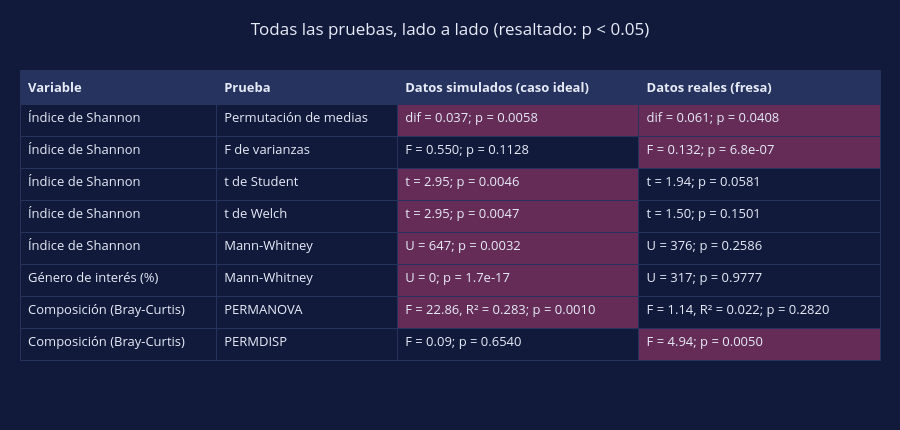

The cell this chart's notebook holds for it:
### Markdown cell above
La muestra alejada es `MD2086`, la misma que tenía el Shannon más bajo: una sola planta explica buena parte de la mayor dispersión del grupo no saludable.

### 4.2 La tabla de resultados

Una tabla también puede ser una figura de Plotly. Se colorean las celdas con p < 0.05 para que los dos casos se comparen de un vistazo.

### Code cell
def pruebas_de_un_caso(x, y, porcentaje_x, porcentaje_y, D, etiquetas):
    "Todas las pruebas de los talleres para un caso: lista de (variable, prueba, estadístico, valor p)."
    dif, _, p_perm = prueba_permutacion(x, y)
    F = x.var(ddof=1) / y.var(ddof=1)
    cola = stats.f.cdf(F, len(x) - 1, len(y) - 1)
    student, welch = stats.ttest_ind(x, y, equal_var=True), stats.ttest_ind(x, y, equal_var=False)
    mw = stats.mannwhitneyu(x, y, alternative="two-sided", method="exact")
    mw_genero = stats.mannwhitneyu(porcentaje_x, porcentaje_y, alternative="two-sided", method="exact")
    F_perm, R2, p_permanova = permanova(D, etiquetas)
    _, F_disp, p_disp = permdisp(D, etiquetas)
    return [("Índice de Shannon", "Permutación de medias", f"dif = {dif:.3f}", p_perm),
            ("Índice de Shannon", "F de varianzas", f"F = {F:.3f}", 2 * min(cola, 1 - cola)),
            ("Índice de Shannon", "t de Student", f"t = {student.statistic:.2f}", student.pvalue),
            ("Índice de Shannon", "t de Welch", f"t = {welch.statistic:.2f}", welch.pvalue),
            ("Índice de Shannon", "Mann-Whitney", f"U = {mw.statistic:.0f}", mw.pvalue),
            ("Género de interés (%)", "Mann-Whitney", f"U = {mw_genero.statistic:.0f}", mw_genero.pvalue),
            ("Composición (Bray-Curtis)", "PERMANOVA", f"F = {F_perm:.2f}, R² = {R2:.3f}", p_permanova),
            ("Composición (Bray-Curtis)", "PERMDISP", f"F = {F_disp:.2f}", p_disp)]

sal_sim, no_sal_sim = (datos_sim.grupo == "Saludable").to_numpy(), (datos_sim.grupo == "No saludable").to_numpy()
sal, no_sal = (datos.grupo == "Saludable").to_numpy(), (datos.grupo == "No saludable").to_numpy()
filas_sim = pruebas_de_un_caso(x_sim, y_sim, pct_sim.loc[patogeno].to_numpy()[sal_sim], pct_sim.loc[patogeno].to_numpy()[no_sal_sim], D_sim, etiquetas_sim)
filas_real = pruebas_de_un_caso(x, y, pct.loc["Fusarium"].to_numpy()[sal], pct.loc["Fusarium"].to_numpy()[no_sal], D, etiquetas)

# Colores de la tabla, tomados del tema: fondo normal, celdas con p < 0.05 resaltadas y cabecera
fondo, resaltado, cabecera, texto = P["panel"], con_alfa(P["alerta"], 0.35), P["rejilla"], P["texto"]
fig_tabla = go.Figure(go.Table(
    columnwidth=[1.3, 1.2, 1.6, 1.6],
    header=dict(values=["<b>Variable</b>", "<b>Prueba</b>", "<b>Datos simulados (caso ideal)</b>", "<b>Datos reales (fresa)</b>"],
                fill_color=cabecera, line_color=P["rejilla"], font=dict(color=texto, size=13), align="left", height=34),
    cells=dict(values=[[f[0] for f in filas_sim], [f[1] for f in filas_sim],
                       [f"{f[2]}; p = {formato_p(f[3])}" for f in filas_sim],
                       [f"{f[2]}; p = {formato_p(f[3])}" for f in filas_real]],
               # un color por celda: las dos primeras columnas, fondo normal; las otras dos, según su valor p
               fill_color=[[fondo] * 8, [fondo] * 8,
                           [resaltado if f[3] < 0.05 else fondo for f in filas_sim],
                           [resaltado if f[3] < 0.05 else fondo for f in filas_real]],
               line_color=P["rejilla"], font=dict(color=texto, size=13), align="left", height=32)))
estilo(fig_tabla, "Todas las pruebas, lado a lado (resaltado: p < 0.05)", alto=430)
fig_tabla.update_layout(margin=dict(l=20, r=20, t=70, b=10))
fig_tabla.show()

### Figure 1 — Plotly figure (JSON) as saved in the notebook; plotly's stock layout.template omitted (floating-point values rounded to 4 significant figures)
{"data": [{"cells": {"align": "left", "fill": {"color": [["#111A3B", "#111A3B", "#111A3B", "#111A3B", "#111A3B", "#111A3B", "#111A3B", "#111A3B"], ["#111A3B", "#111A3B", "#111A3B", "#111A3B", "#111A3B", "#111A3B", "#111A3B", "#111A3B"], ["rgba(255,77,141,0.35)", "#111A3B", "rgba(255,77,141,0.35)", "rgba(255,77,141,0.35)", "rgba(255,77,141,0.35)", "rgba(255,77,141,0.35)", "rgba(255,77,141,0.35)", "#111A3B"], ["rgba(255,77,141,0.35)", "rgba(255,77,141,0.35)", "#111A3B", "#111A3B", "#111A3B", "#111A3B", "#111A3B", "rgba(255,77,141,0.35)"]]}, "font": {"color": "#E8ECF8", "size": 13}, "height": 32, "line": {"color": "#27335F"}, "values": [["Índice de Shannon", "Índice de Shannon", "Índice de Shannon", "Índice de Shannon", "Índice de Shannon", "Género de interés (%)", "Composición (Bray-Curtis)", "Composición (Bray-Curtis)"], ["Permutación de medias", "F de varianzas", "t de Student", "t de Welch", "Mann-Whitney", "Mann-Whitney", "PERMANOVA", "PERMDISP"], ["dif = 0.037; p = 0.0058", "F = 0.550; p = 0.1128", "t = 2.95; p = 0.0046", "t = 2.95; p = 0.0047", "U = 647; p = 0.0032", "U = 0; p = 1.7e-17", "F = 22.86, R² = 0.283; p = 0.0010", "F = 0.09; p = 0.6540"], ["dif = 0.061; p = 0.0408", "F = 0.132; p = 6.8e-07", "t = 1.94; p = 0.0581", "t = 1.50; p = 0.1501", "U = 376; p = 0.2586", "U = 317; p = 0.9777", "F = 1.14, R² = 0.022; p = 0.2820", "F = 4.94; p = 0.0050"]]}, "columnwidth": [1.3, 1.2, 1.6, 1.6], "header": {"align": "left", "fill": {"color": "#27335F"}, "font": {"color": "#E8ECF8", "size": 13}, "height": 34, "line": {"color": "#27335F"}, "values": ["<b>Variable</b>", "<b>Prueba</b>", "<b>Datos simulados (caso ideal)</b>", "<b>Datos reales (fresa)</b>"]}, "type": "table"}], "layout": {"font": {"color": "#E8ECF8", "size": 13}, "height": 430, "hoverlabel": {"bgcolor": "#0B1026", "bordercolor": "#FFD166", "font": {"color": "#E8ECF8", "size": 13}}, "legend": {"bgcolor": "rgba(0,0,0,0)", "orientation": "h", "x": 0.5, "xanchor": "center", "y": -0.18, "yanchor": "top"}, "margin": {"b": 10, "l": 20, "r": 20, "t": 70}, "paper_bgcolor": "#111A3B", "plot_bgcolor": "#111A3B", "title": {"font": {"size": 17}, "text": "Todas las pruebas, lado a lado (resaltado: p < 0.05)", "x": 0.5, "xanchor": "center"}, "xaxis": {"gridcolor": "#27335F", "linecolor": "#27335F", "zerolinecolor": "#27335F"}, "yaxis": {"gridcolor": "#27335F", "linecolor": "#27335F", "zerolinecolor": "#27335F"}}}
